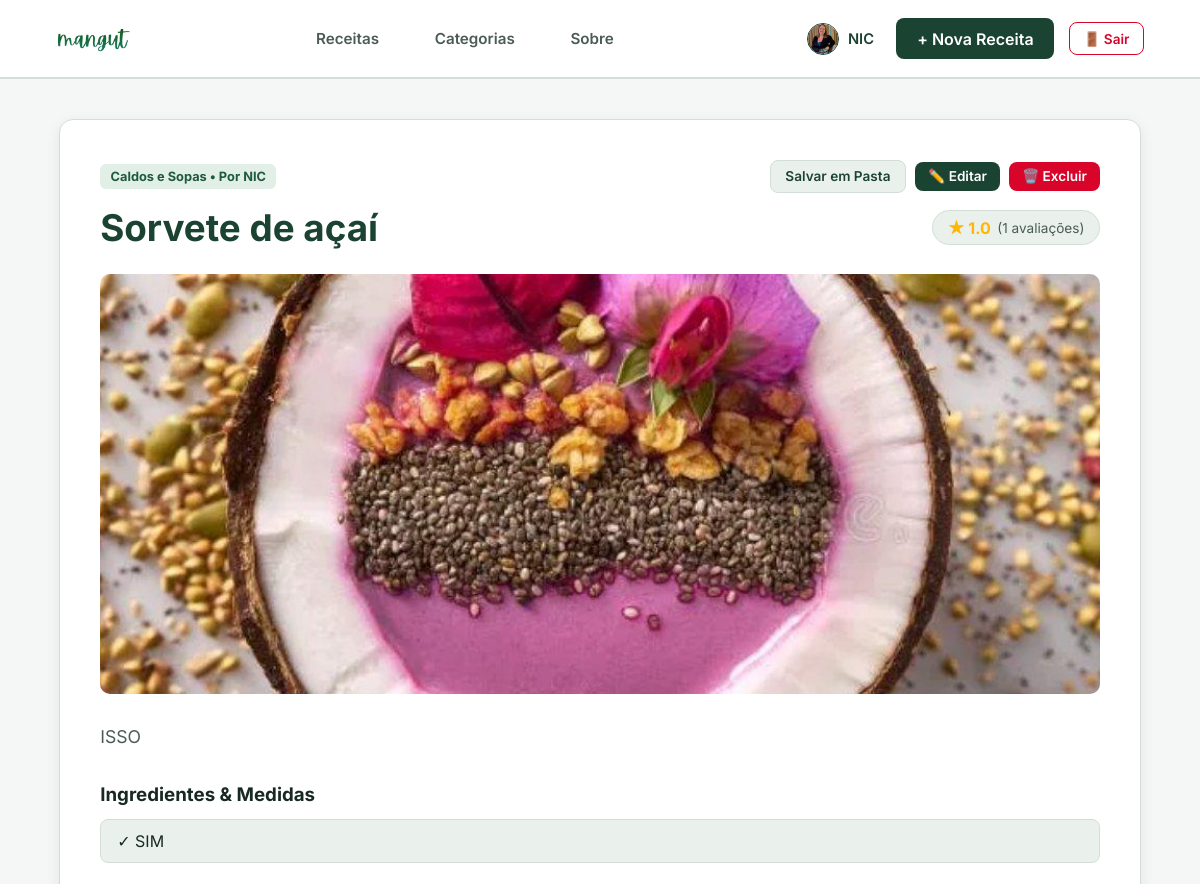
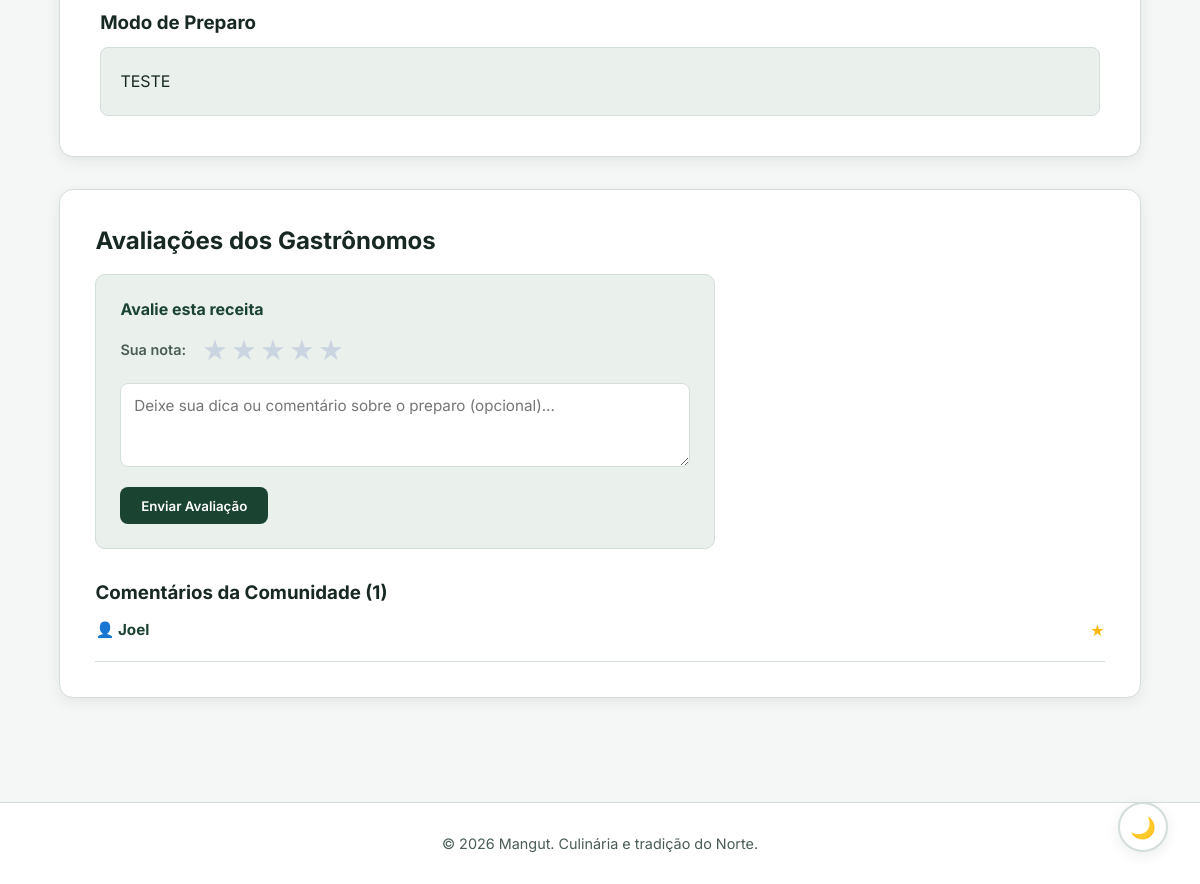
The page /receita/3 (signed in) on the database its author committed (2 pictures, top to bottom).
### app/models.py (models this page shows, shortened)
class Gastronomo(UserMixin, db.Model):
    __tablename__ = 'gastronomos'
    idgastronomos = db.Column(db.Integer, primary_key=True)
    nome = db.Column(db.String(100), nullable=False)
    email = db.Column(db.String(120), unique=True, nullable=False)
    senha = db.Column(db.String(255), nullable=False)
    telefone = db.Column(db.String(20), nullable=True)
    foto_perfil = db.Column(db.String(255), nullable=True)
    is_admin = db.Column(db.Boolean, default=False)
    receitas = db.relationship('Receita', back_populates='autor', lazy=True)
    avaliacoes = db.relationship('AvaliacaoReceita', back_populates='usuario', lazy=True, cascade='all, delete-orphan')
    pastas = db.relationship('PastaReceitas', back_populates='usuario', lazy=True, cascade='all, delete-orphan')

class Categoria(db.Model):
    __tablename__ = 'categoria'
    idcategoria = db.Column(db.Integer, primary_key=True)
    nome = db.Column(db.String(50), nullable=False)
    receitas = db.relationship('Receita', back_populates='categoria_rel', lazy=True)

class Receita(db.Model):
    __tablename__ = 'receitas'
    idreceitas = db.Column(db.Integer, primary_key=True)
    nome = db.Column(db.String(100), nullable=False)
    descricao = db.Column(db.Text, nullable=False)
    lista_ingredientes = db.Column(db.Text, nullable=False)
    modo_preparo = db.Column(db.Text, nullable=False)
    imagem_url = db.Column(db.String(255), nullable=True)
    visualizacoes = db.Column(db.Integer, default=0)
    status = db.Column(db.String(20), default='ativo')
    data_criacao = db.Column(db.DateTime, default=datetime.utcnow)
    categoria_idcategoria = db.Column(db.Integer, db.ForeignKey('categoria.idcategoria'), nullable=False)
    gastronomos_idgastronomos = db.Column(db.Integer, db.ForeignKey('gastronomos.idgastronomos'), nullable=False)
    categoria_rel = db.relationship('Categoria', back_populates='receitas')
    autor = db.relationship('Gastronomo', back_populates='receitas')
    avaliacoes = db.relationship('AvaliacaoReceita', back_populates='receita', lazy=True, cascade='all, delete-orphan')

### app/routes.py (the view)
@main.route('/receita/<int:id>')
def detalhe_receita(id):
    receita = Receita.query.get_or_404(id)
    if receita.lista_ingredientes:
        if '\n' in receita.lista_ingredientes:
            ingredientes = [linha.strip() for linha in receita.lista_ingredientes.splitlines() if linha.strip()]
        else:
            ingredientes = [item.strip() for item in receita.lista_ingredientes.split(',') if item.strip()]
    else:
        ingredientes = []
    avaliacoes_db = AvaliacaoReceita.query.filter_by(receitas_idreceitas=id).all()
    qtd_avaliacoes = len(avaliacoes_db)
    media_estrelas = round(sum(a.avaliacoes for a in avaliacoes_db) / qtd_avaliacoes, 1) if qtd_avaliacoes > 0 else 0.0
    minha_avaliacao = None
    if current_user.is_authenticated:
        minha_avaliacao_obj = AvaliacaoReceita.query.filter_by(
            receitas_idreceitas=id,
            gastronomos_idgastronomos=current_user.idgastronomos
        ).first()
        if minha_avaliacao_obj:
            minha_avaliacao = {
                "id": minha_avaliacao_obj.id,
                "nota": minha_avaliacao_obj.avaliacoes,
                "comentario": minha_avaliacao_obj.comentario
            }
    minhas_pastas = []
    ids_pastas_salvas = []
    if current_user.is_authenticated:
        minhas_pastas = PastaReceitas.query.filter_by(gastronomo_id=current_user.idgastronomos).all()
        ids_pastas_salvas = [p.id for p in minhas_pastas if receita in p.receitas_salvas]
    avaliacoes_formatadas = []
    for av in avaliacoes_db:
        nome_autor = av.usuario.nome if av.usuario else "Gastrônomo Anônimo"
        autor_id = av.gastronomos_idgastronomos if av.usuario else None
        avaliacoes_formatadas.append({
            "id": av.id,
            "avaliacoes": av.avaliacoes,
            "comentario": av.comentario,
            "autor_nome": nome_autor,
            "autor_id": autor_id
        })
    dados_receita = {
        "id": receita.idreceitas,
        "nome": receita.nome,
        "categoria": receita.categoria_rel.nome,
        "descricao": receita.descricao,
        "modo_preparo": receita.modo_preparo,
        "imagem_url": receita.imagem_url,  # 🟢 Sem placeholder externo
        "autor_id": receita.gastronomos_idgastronomos,
        "autor_nome": receita.autor.nome,
        "media_estrelas": media_estrelas,
        "qtd_avaliacoes": qtd_avaliacoes
    }
    return render_template(
        'receita.html',
        receita=dados_receita,
        ingredientes=ingredientes,
        avaliacoes=avaliacoes_formatadas,
        minha_avaliacao=minha_avaliacao,
        minhas_pastas=minhas_pastas,
        ids_pastas_salvas=ids_pastas_salvas
    )

### app/templates/receita.html (shortened to what this page needs)
<!DOCTYPE html>
<html lang="pt-br">
<head>
    <link rel="stylesheet" href="{{ url_for('static', filename='css/style.css') }}">
</head>
<body>
    <header class="navbar">
        <a href="/" class="logo-link">
            <img src="{{ url_for('static', filename='img/logo.png') }}" alt="Logo Mangut" class="navbar-logo">
        </a>
        <nav class="nav-links">
            <a href="/receitas">Receitas</a>
            <a href="/categorias">Categorias</a>
            <a href="/sobre">Sobre</a>
        </nav>
        <div class="nav-actions">
            {% if current_user.is_authenticated %}
                <a href="/perfil" class="navbar-user-link" title="Ver meu perfil">
                    {% if current_user.foto_perfil %}
                        <img src="{{ current_user.foto_perfil }}" alt="{{ current_user.nome }}" class="navbar-avatar-thumb">
                    {% else %}
                        <span class="navbar-avatar-placeholder">{{ current_user.nome[0] | upper }}</span>
                    {% endif %}
                    <span>{{ current_user.nome }} {% if current_user.is_admin %}(ADM){% endif %}</span>
                </a>
                <a href="/receita/nova" class="btn-primary">+ Nova Receita</a>
                <a href="/logout" class="btn-logout" title="Sair do sistema">🚪 Sair</a>
            {% else %}
                <a href="/login" class="btn-primary">Entrar</a>
                <a href="/cadastro" style="color: var(--text-accent); font-weight: 600; text-decoration: none;">Cadastrar</a>
            {% endif %}
        </div>
    </header>
    <main class="container">
        <article class="recipe-detail">
            <div class="recipe-header-top">
                <span class="card-tag">{{ receita.categoria }} • Por {{ receita.autor_nome }}</span>
                <div style="display: flex; gap: 0.6rem; align-items: center;">
                    {% if current_user.is_authenticated %}
                        <button type="button" onclick="document.getElementById('modal-pastas').style.display='flex'" class="btn-save-folder" title="Organizar esta receita em suas pastas">
                            Salvar em Pasta {% if ids_pastas_salvas %}({{ ids_pastas_salvas|length }}){% endif %}
                        </button>
                    {% endif %}
                    {% if current_user.is_authenticated and (current_user.idgastronomos == receita.autor_id or current_user.is_admin) %}
                        <a href="/receita/{{ receita.id }}/editar" class="btn-primary" style="font-size: 0.85rem; padding: 0.4rem 0.8rem;">✏️ Editar</a>
                        <form action="/receita/{{ receita.id }}/excluir" method="POST" onsubmit="return confirm('Tem certeza que deseja excluir esta receita?');" style="display: inline;">
                            <button type="submit" class="btn-primary" style="background-color: #d90429; font-size: 0.85rem; padding: 0.4rem 0.8rem;">🗑️ Excluir</button>
                        </form>
                    {% endif %}
                </div>
            </div>
            <div class="recipe-title-row">
                <h1 class="recipe-title">{{ receita.nome }}</h1>
                <div class="rating-badge-detail">
                    {% if receita.qtd_avaliacoes > 0 %}
                        <span style="color: #ffb703; font-weight: 700;">★ {{ receita.media_estrelas }}</span>
                        <span style="color: var(--text-secondary); font-size: 0.85rem;">({{ receita.qtd_avaliacoes }} avaliações)</span>
                    {% else %}
                        <span style="color: var(--text-secondary); font-size: 0.85rem;">Sem avaliações</span>
                    {% endif %}
                </div>
            </div>
            {% if receita.imagem_url %}
            <div class="recipe-hero-image">
                <img src="{{ receita.imagem_url }}" alt="{{ receita.nome }}">
            </div>
            {% endif %}
            <p class="recipe-description">{{ receita.descricao }}</p>
            <div style="margin-top: 2rem;">
                <h3 style="color: var(--text-primary); margin-bottom: 0.5rem;">Ingredientes & Medidas</h3>
                <ul class="ingredients-list">
                    {% for ingrediente in ingredientes %}
                    <li>✓ {{ ingrediente }}</li>
                    {% endfor %}
                </ul>
            </div>
            <div style="margin-top: 2rem;">
                <h3 style="color: var(--text-primary); margin-bottom: 0.5rem;">Modo de Preparo</h3>
                <div class="prep-text">{{ receita.modo_preparo }}</div>
            </div>
        </article>
        <section class="reviews-section">
            <h2 style="margin-bottom: 1.2rem;">Avaliações dos Gastrônomos</h2>
            <div class="review-form-wrapper">
                {% if minha_avaliacao %}
                    <div style="display: flex; justify-content: space-between; align-items: flex-start; flex-wrap: wrap; gap: 1rem;">
                        <div>
                            <h4 style="color: var(--text-accent); margin-bottom: 0.3rem;">Você já avaliou esta receita!</h4>
                            <p style="color: var(--text-secondary); font-size: 0.95rem;">
                                Sua nota registrada: <strong style="color: #ffb703; font-size: 1.1rem;">
                                    {% for i in range(minha_avaliacao.nota) %}★{% endfor %} ({{ minha_avaliacao.nota }}/5)
                                </strong>
                            </p>
                            {% if minha_avaliacao.comentario %}
                                <p style="color: var(--text-secondary); font-style: italic; margin-top: 0.4rem; font-size: 0.9rem;">
                                    "{{ minha_avaliacao.comentario }}"
                                </p>
                            {% endif %}
                        </div>
                        <form action="/avaliacao/{{ minha_avaliacao.id }}/excluir" method="POST" onsubmit="return confirm('Deseja remover sua avaliação desta receita?');">
                            <button type="submit" class="btn-logout" style="font-size: 0.8rem; padding: 0.35rem 0.7rem;">
                                🗑️
                            </button>
                        </form>
                    </div>
                    <details style="margin-top: 1rem; border-top: 1px dashed var(--border-color); padding-top: 0.8rem;">
                        <summary style="cursor: pointer; color: var(--text-accent); font-weight: 600; font-size: 0.85rem;">
                            Deseja alterar sua nota ou comentário?
                        </summary>
                        <form action="/receita/{{ receita.id }}/avaliar" method="POST" style="margin-top: 0.8rem;">
                            <div class="star-rating-container">
                                <span style="font-size: 0.9rem; font-weight: 600; color: var(--text-secondary);">Nova nota:</span>
                                <div class="star-rating">
                                    <input type="radio" id="star5" name="avaliacoes" value="5" {% if minha_avaliacao.nota == 5 %}checked{% endif %} required>
                                    <label for="star5">★</label>
                                    <input type="radio" id="star4" name="avaliacoes" value="4" {% if minha_avaliacao.nota == 4 %}checked{% endif %}>
                                    <label for="star4">★</label>
                                    <input type="radio" id="star3" name="avaliacoes" value="3" {% if minha_avaliacao.nota == 3 %}checked{% endif %}>
                                    <label for="star3">★</label>
                                    <input type="radio" id="star2" name="avaliacoes" value="2" {% if minha_avaliacao.nota == 2 %}checked{% endif %}>
                                    <label for="star2">★</label>
                                    <input type="radio" id="star1" name="avaliacoes" value="1" {% if minha_avaliacao.nota == 1 %}checked{% endif %}>
                                    <label for="star1">★</label>
                                </div>
                            </div>
                            <div style="margin-bottom: 0.8rem;">
                                <textarea
                                    name="comentario"
                                    class="review-textarea"
                                    rows="2"
                                    placeholder="Atualize seu comentário (opcional)...">{{ minha_avaliacao.comentario or '' }}</textarea>
                            </div>
                            <button type="submit" class="btn-primary" style="font-size: 0.85rem; padding: 0.5rem 1rem;">
                                Atualizar Avaliação
                            </button>
                        </form>
                    </details>
                {% else %}
                    <form action="/receita/{{ receita.id }}/avaliar" method="POST">
                        <h4 style="color: var(--text-accent);">Avalie esta receita</h4>
                        <div class="star-rating-container">
                            <span style="font-size: 0.9rem; font-weight: 600; color: var(--text-secondary);">Sua nota:</span>
                            <div class="star-rating" {% if not current_user.is_authenticated %}onclick="exigirLogin()"{% endif %}>
                                <label for="new_star5">★</label>
                                <label for="new_star4">★</label>
                                <label for="new_star3">★</label>
                                <label for="new_star2">★</label>
                                <label for="new_star1">★</label>
                            </div>
                        </div>
                        <div style="margin-bottom: 1rem;">
                            <textarea
                                name="comentario"
                                class="review-textarea"
                                placeholder="Deixe sua dica ou comentário sobre o preparo (opcional)..."
                                rows="3"
                                {% if not current_user.is_authenticated %}onclick="exigirLogin()" onfocus="exigirLogin()"{% endif %}></textarea>
                        </div>
                        <button type="submit" class="btn-primary" {% if not current_user.is_authenticated %}onclick="event.preventDefault(); exigirLogin();"{% endif %}>
                            Enviar Avaliação
                        </button>
                    </form>
                {% endif %}
            </div>
            <div>
                <h3>Comentários da Comunidade ({{ avaliacoes|length }})</h3>
                {% if avaliacoes %}
                    {% for av in avaliacoes %}
                    <div style="padding: 1rem 0; border-bottom: 1px solid var(--border-color);">
                        <div style="display: flex; justify-content: space-between; align-items: center; margin-bottom: 0.3rem;">
                            <strong style="color: var(--text-accent); font-size: 0.95rem;">👤 {{ av.autor_nome }}</strong>
                            <div style="display: flex; align-items: center; gap: 0.8rem;">
                                <div style="color: #ffb703;">
                                    {% for i in range(av.avaliacoes) %}★{% endfor %}
                                </div>
                            </div>
                        </div>
                    </div>
                    {% endfor %}
                {% else %}
                    <p style="color: var(--text-secondary); margin-top: 0.8rem;">Esta receita ainda não possui avaliações. Seja o primeiro a avaliar!</p>
                {% endif %}
            </div>
        </section>
    </main>
    <footer>
        <p>&copy; 2026 Mangut. Culinária e tradição do Norte.</p>
    </footer>
    <button id="theme-toggle" class="theme-toggle-floating" title="Alternar Modo Escuro">🌙</button>
</body>
</html>

### rows shown on the page
Gastronomo: foto_perfil (picture), nome "NIC", autor_nome "NIC"
Categoria: categoria "Caldos e Sopas"
Receita: nome "Sorvete de açaí", imagem_url (picture), descricao "ISSO", lista_ingredientes "SIM", modo_preparo "TESTE"
Gastronomo: autor_nome "Joel"

### other values the page prints
{{ receita.media_estrelas }} "1.0"
{{ receita.qtd_avaliacoes }} "1"
{{ avaliacoes|length }} "1"
